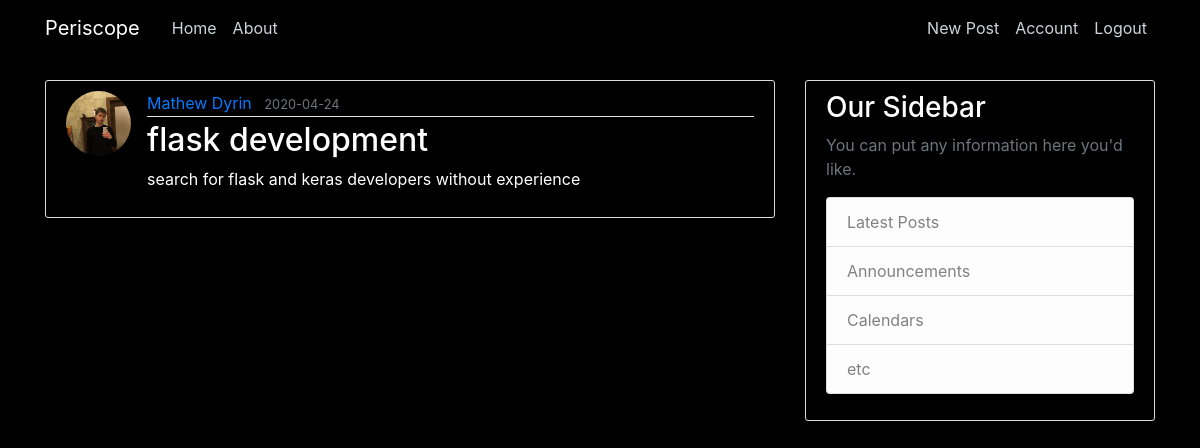
Screenshot of /post/42/ (signed in) with the database file from the repository.
### flaskblog/models.py (models this page shows, shortened)
class UserModel(db.Model, UserMixin):
    __tablename__ = 'users'
    id = db.Column(db.Integer, primary_key=True)
    username = db.Column(db.String(20), unique=True, nullable=False)
    email = db.Column(db.String(120), unique=True, nullable=False)
    image_file = db.Column(db.String(20), default='default.jpg')
    password = db.Column(db.String(60), nullable=False)
    posts = db.relationship('PostModel', backref='author', lazy=True)

class PostModel(db.Model):
    __tablename__ = 'posts'
    id = db.Column(db.Integer, primary_key=True)
    title = db.Column(db.String(100), nullable=False)
    date_posted = db.Column(db.DateTime, nullable=False, default=datetime.utcnow())
    content = db.Column(db.Text, nullable=False)
    user_id = db.Column(db.Integer, db.ForeignKey('users.id'), nullable=False
                        )

### flaskblog/posts/routes.py (the view)
@posts.route("/post/<int:post_id>/", methods=['GET', 'POST'])
@login_required
def post(post_id):
    post = PostModel.query.get_or_404(post_id)
    return render_template('post.html', title=post.title, post=post)

### flaskblog/models.py (called while the page is built)
@login_manager.user_loader
def load_user(user_id):
    return UserModel.query.get(int(user_id))

### flaskblog/templates/post.html (shortened to what this page needs)
{% extends "layout.html" %}
{% block content %}
    <article class="media content-section">
        <img class="rounded-circle article-img" src="{{ url_for('static', filename='profile_pics/' + post.author.image_file) }}">
        <div class="media-body">
        <div class="article-metadata">
            <a class="mr-2" href="{{ url_for('users.user_post', username=post.author.username) }}">{{ post.author.username }}</a>
            <small class="text-muted">{{ post.date_posted.strftime('%Y-%m-%d') }}</small>
        </div>
        <h2 class="article-title">{{ post.title }}</h2>
        <p class="article-content">{{ post.content }}</p>
        </div>
    </article>
{% endblock %}

### flaskblog/static/main.css (style rules this page uses)
body { background: black; color: white; margin-top: 5rem; }
h1, h2, h3, h4, h5, h6 { color: white; }
.content-section { background: black; padding: 10px 20px; border: 1px solid #dddddd; border-radius: 3px; margin-bottom: 20px; }
.article-title { color: white; }
.article-content { white-space: pre-line; }
.article-img { height: 65px; width: 65px; margin-right: 16px; }
.article-metadata { padding-bottom: 1px; margin-bottom: 4px; border-bottom: 1px solid #e3e3e3 }

### rows the page displays
UserModel: image_file (picture), author.username "Mathew Dyrin"
PostModel: date_posted "2020-04-24", title "flask development", content "search for flask and keras developers without experience"
